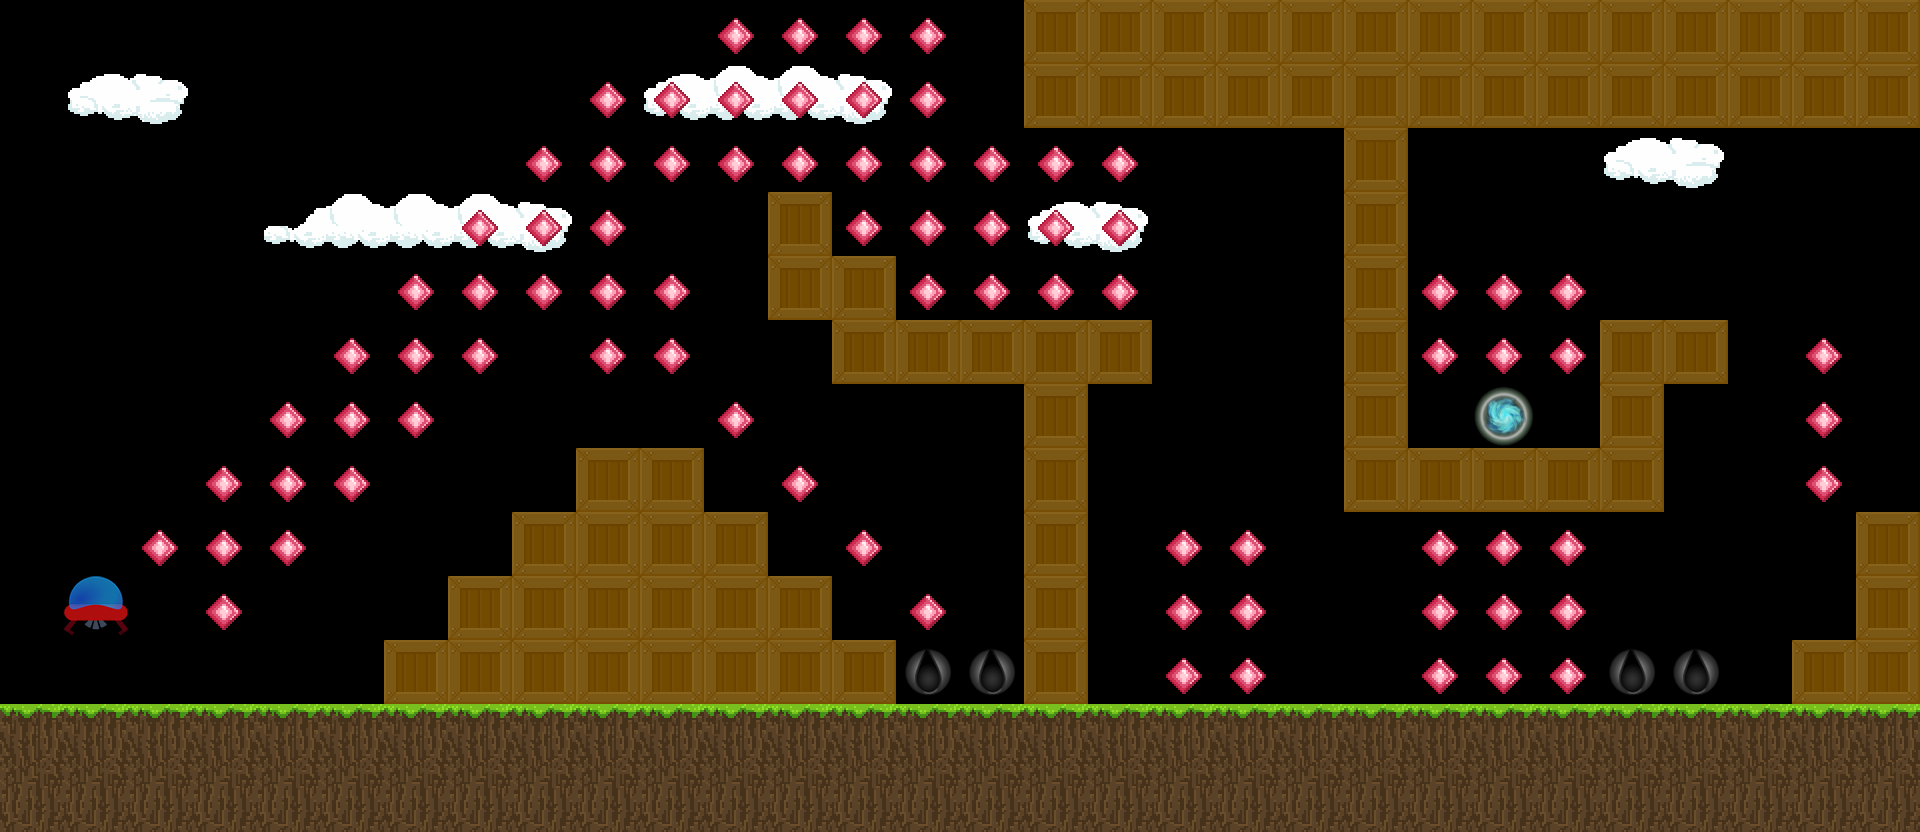

A level layout from a 2D game, rendered from its tile map. Below: a short description, then the map file with tile-grid data replaced by summaries:
An orthogonal 30x13 tile map with 64x64 px tiles, 7 tile layers (BaseLayer, Non_Interactive_obstacles, Interactive_obstacles, Fuel, ...), 6 tilesets.

<map version="1.10" tiledversion="1.10.2" orientation="orthogonal" renderorder="right-down" width="30" height="13" tilewidth="64" tileheight="64" infinite="0" nextlayerid="8" nextobjectid="1">
 <editorsettings>
  <export target="../levels/level4.tmj" format="json" />
 </editorsettings>
 <tileset firstgid="1" name="FuelCan" tilewidth="64" tileheight="64" tilecount="1" columns="1">
  <image source="../imgs/FuelCan.png" width="64" height="64" />
 </tileset>
 <tileset firstgid="2" name="magmaTileSet32x" tilewidth="64" tileheight="64" tilecount="3" columns="3">
  <image source="../imgs/magmaTileSet32x.png" width="192" height="96" />
 </tileset>
 <tileset firstgid="5" name="Tiles_64x64" tilewidth="64" tileheight="64" tilecount="64" columns="8">
  <image source="../imgs/Tiles_64x64.png" width="512" height="512" />
 </tileset>
 <tileset firstgid="69" name="UFO" tilewidth="64" tileheight="64" tilecount="1" columns="1">
  <image source="../imgs/UFO.png" width="64" height="64" />
 </tileset>
 <tileset firstgid="70" name="Iceless" tilewidth="64" tileheight="64" tilecount="1" columns="1">
  <image source="../imgs/Iceless.png" width="64" height="64" />
 </tileset>
 <tileset firstgid="71" name="Orb of Flame" tilewidth="64" tileheight="64" tilecount="1" columns="1">
  <image source="../imgs/Orb of Flame.png" width="64" height="64" />
 </tileset>
 <layer id="1" name="BaseLayer" width="30" height="13">
  <properties>
   <property name="airFriction" type="float" value="0.2" />
   <property name="gravity" type="float" value="9.8" />
   <property name="offset_max" type="int" value="0" />
   <property name="offset_min" type="int" value="-74" />
   <property name="xMultiplier" type="float" value="5.8" />
   <property name="yMultiplier" type="float" value="10.5" />
  </properties>
  <data>[390 cells, 48 non-empty, 7 distinct tile ids]</data>
 </layer>
 <layer id="2" name="Non_Interactive_obstacles" width="30" height="13">
  <data>[390 cells, 19 non-empty, 1 distinct tile ids]</data>
 </layer>
 <layer id="3" name="Interactive_obstacles" width="30" height="13">
  <properties>
   <property name="e" type="float" value="0.6" />
  </properties>
  <data>[390 cells, 119 non-empty, 3 distinct tile ids]</data>
 </layer>
 <layer id="4" name="Fuel" width="30" height="13">
  <properties>
   <property name="fuelLevel" type="float" value="0.3" />
  </properties>
  <data>[390 cells, 4 non-empty, 1 distinct tile ids]</data>
 </layer>
 <layer id="5" name="Coin" width="30" height="13">
  <properties>
   <property name="value" type="int" value="5" />
  </properties>
  <data>[390 cells, 80 non-empty, 1 distinct tile ids]</data>
 </layer>
 <layer id="6" name="Game_Objective" width="30" height="13">
  <data>[390 cells, 1 non-empty, 1 distinct tile ids]</data>
 </layer>
 <layer id="7" name="UFO" width="30" height="13">
  <properties>
   <property name="HorizontalAirFrictionMultiplier" type="float" value="0.3" />
   <property name="VerticalAirFrictionMultiplier" type="float" value="0.5" />
   <property name="e" type="float" value="0.8" />
   <property name="enginForce" type="float" value="1000" />
   <property name="fuelCap" type="float" value="5" />
   <property name="fuelEfficency" type="float" value="0.994" />
   <property name="fuelLevel" type="float" value="5" />
   <property name="liftingEnginCount" type="int" value="2" />
   <property name="mass" type="float" value="100" />
   <property name="maxhealth" type="float" value="100" />
   <property name="strength" type="float" value="100" />
  </properties>
  <data>[390 cells, 1 non-empty, 1 distinct tile ids]</data>
 </layer>
</map>
